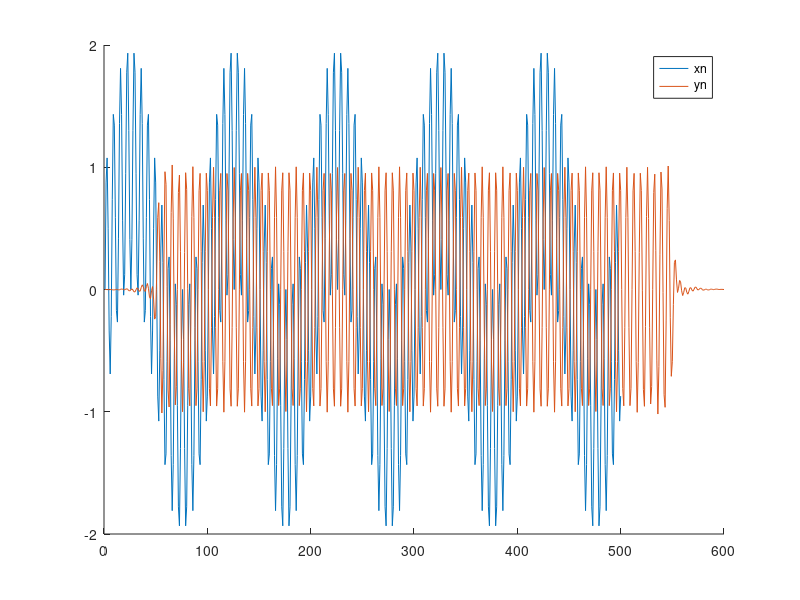

The MATLAB script that drew this image:
hn = load('data/hn_q3.mat').hn;
xn = load('data/xn_q3.mat').xn;
yn = conv(xn, hn);
hold on;
plot(xn)
plot(yn)
legend('xn','yn');
hold off;